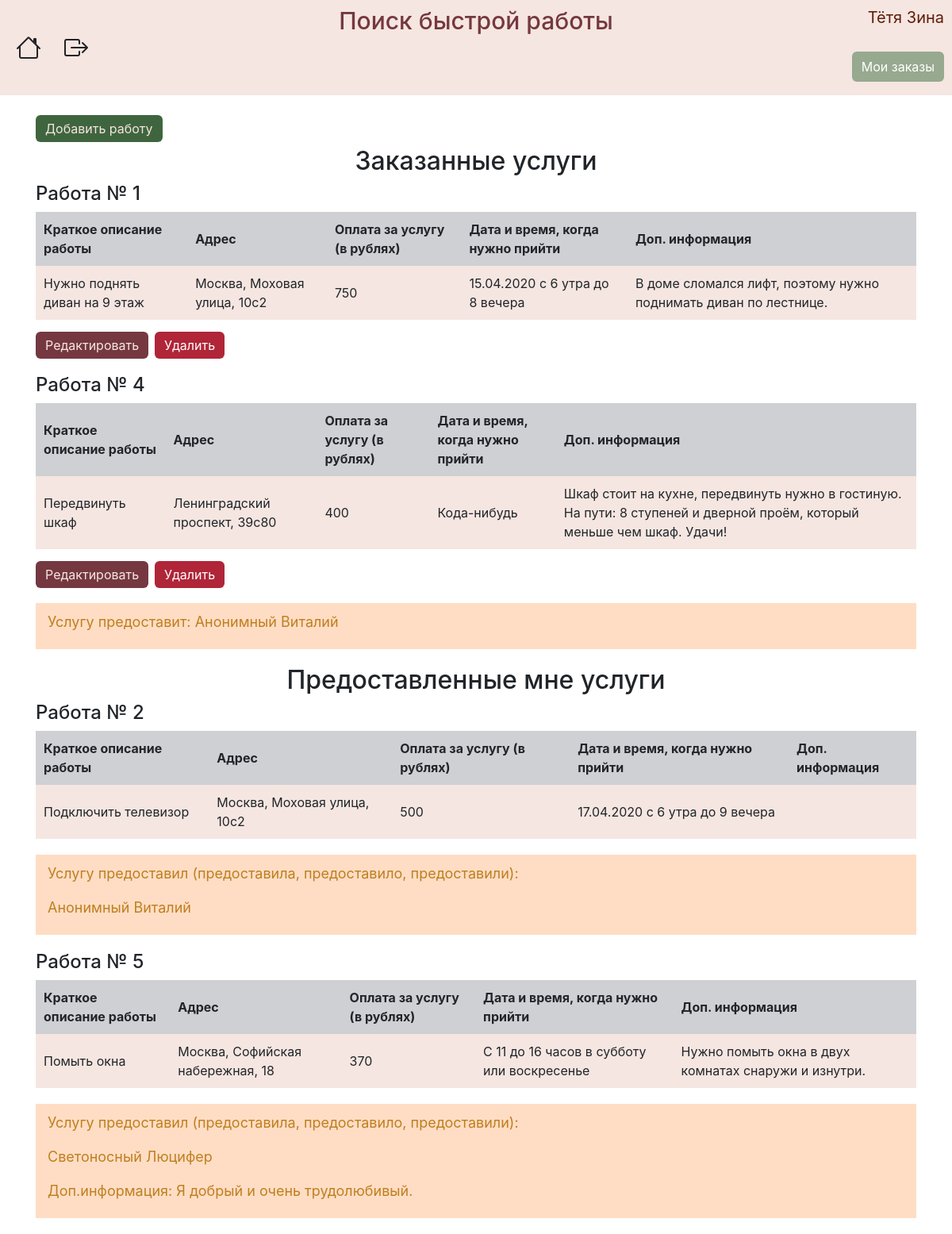
Page /myjobs (signed in) on the earlier database version.
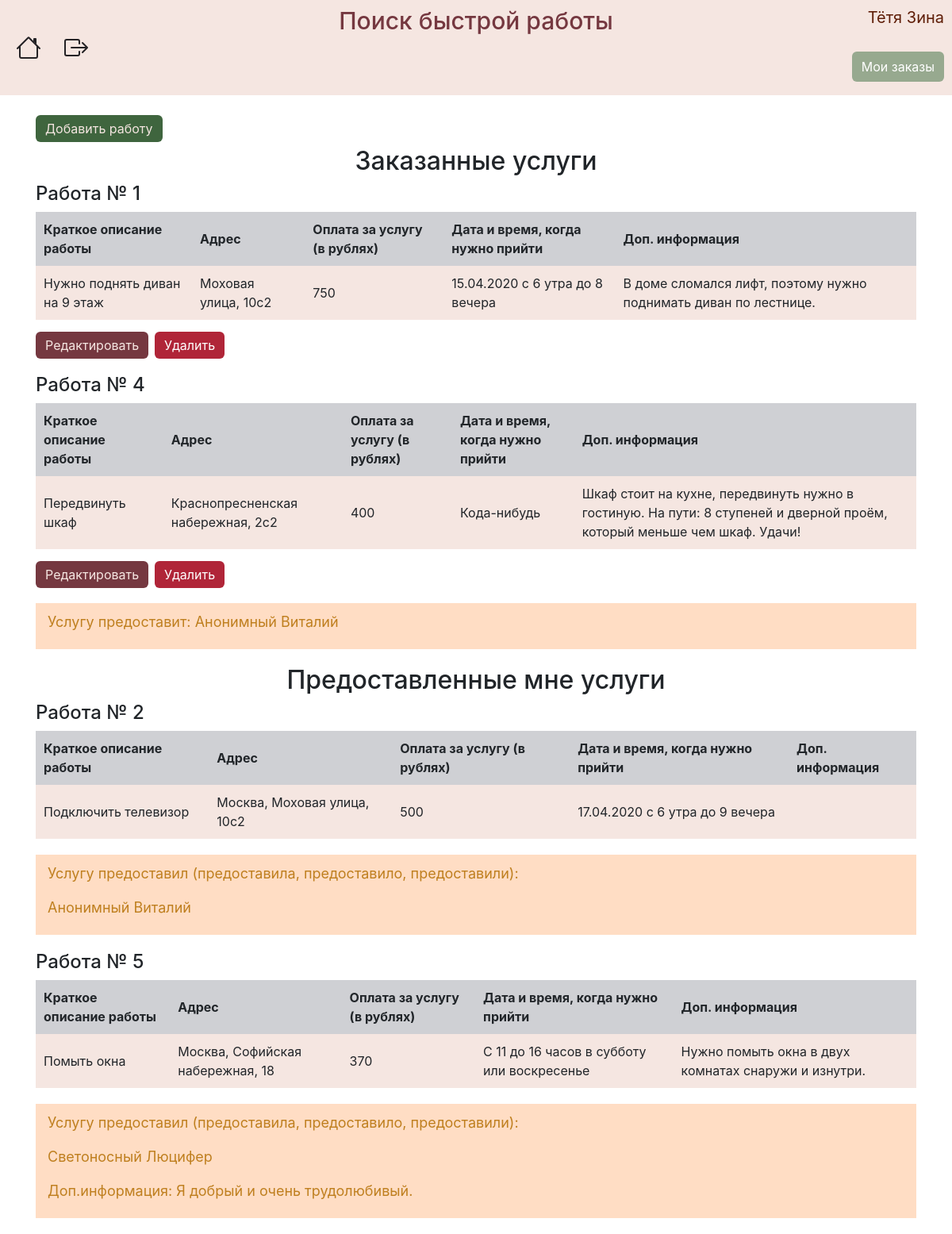
Same page on the later database version.
### data/users.py (models this page shows, shortened)
class User(SqlAlchemyBase, UserMixin):
    __tablename__ = 'users'
    id = sqlalchemy.Column(sqlalchemy.Integer, primary_key=True, autoincrement=True)
    surname = sqlalchemy.Column(sqlalchemy.String, nullable=True)
    name = sqlalchemy.Column(sqlalchemy.String, nullable=True)
    employment = sqlalchemy.Column(sqlalchemy.String, nullable=True)
    email = sqlalchemy.Column(sqlalchemy.String, index=True, unique=True, nullable=True)
    hashed_password = sqlalchemy.Column(sqlalchemy.String, nullable=True)
    info = sqlalchemy.Column(sqlalchemy.String, nullable=True)
    job = orm.relation("Jobs", back_populates='user')

### data/jobs.py (models this page shows)
class Jobs(SqlAlchemyBase):
    __tablename__ = 'jobs'
    id = sqlalchemy.Column(sqlalchemy.Integer,
                           primary_key=True, autoincrement=True)
    employer = sqlalchemy.Column(sqlalchemy.Integer, sqlalchemy.ForeignKey("users.id"))
    description = sqlalchemy.Column(sqlalchemy.String)
    salary = sqlalchemy.Column(sqlalchemy.Integer)
    address = sqlalchemy.Column(sqlalchemy.String)
    info = sqlalchemy.Column(sqlalchemy.String, nullable=True)
    date = sqlalchemy.Column(sqlalchemy.String)
    coords = sqlalchemy.Column(sqlalchemy.String)
    is_finished = sqlalchemy.Column(sqlalchemy.Boolean, default=False)
    employee = sqlalchemy.Column(sqlalchemy.Integer, default=0)
    user = orm.relation('User')

### data/jobs_api.py (the view)
@blueprint.route("/myjobs")
def myjobs():
    session = db_session.create_session()
    jobs = session.query(Jobs).filter(Jobs.employer == current_user.id, Jobs.is_finished == False).all()
    sp = session.query(User).all()
    users = {}
    for user in sp:
        users[user.id] = user
    jobs_done = session.query(Jobs).filter(Jobs.employer == current_user.id, Jobs.is_finished == True).all()
    return render_template("my_jobs.html", jobs=jobs, users=users, jobs_done=jobs_done)

### data/db_session.py (called while the page is built)
def create_session() -> Session:
    global __factory
    return __factory()

### main.py (called while the page is built)
def main():
    db_session.global_init("db/jobs.db")
    @login_manager.user_loader
    def load_user(user_id):
        session = db_session.create_session()
        return session.query(User).get(user_id)
    app.register_blueprint(jobs_api.blueprint)
    app.register_blueprint(user_api.blueprint)
    @app.errorhandler(404)
    def not_found(error):
        return make_response(jsonify({'error': 'Not found'}), 404)
    app.run()

### templates/my_jobs.html (shortened to what this page needs)
{% extends "base.html" %}
{% block content %}
{% if current_user.is_authenticated and current_user.employment == 'Работодатель' %}
<div class="add-job-btn"><a href="addjob">Добавить работу</a></div>
<h2 align="center">Заказанные услуги</h2>
{% for item in jobs%}
<h4>Работа № {{ item.id }}</h4>
<table class="myjobs-table">
    <tr>
        <th>Краткое описание работы</th>
        <th>Адрес</th>
        <th>Оплата за услугу (в рублях)</th>
        <th>Дата и время, когда нужно прийти</th>
        <th>Доп. информация</th>
    </tr>
    <tr>
        <td>{{ item.description }}</td>
        <td>{{ item.address }}</td>
        <td>{{ item.salary }}</td>
        <td>{{ item.date }}</td>
        <td>{{ item.info }}</td>
    </tr>
</table>
<div class="edit-job-btn"><a href="/addjob/{{ item.id }}">Редактировать</a></div>
<div class="delete-job-btn"><a href="/job_delete/{{ item.id }}">Удалить</a></div>
{% if item.employee != 0 %}
<div class="myjobs-employee">
    <p>Услугу предоставит: {{ users[item.employee].surname }} {{ users[item.employee].name}}</p>
</div>
{% endif %}
{% endfor %}
<h2 align="center">Предоставленные мне услуги</h2>
{% for item in jobs_done %}
<h4>Работа № {{ item.id }}</h4>
<table class="myjobs-table">
    <tr>
        <th>Краткое описание работы</th>
        <th>Адрес</th>
        <th>Оплата за услугу (в рублях)</th>
        <th>Дата и время, когда нужно прийти</th>
        <th>Доп. информация</th>
    </tr>
    <tr>
        <td>{{ item.description }}</td>
        <td>{{ item.address }}</td>
        <td>{{ item.salary }}</td>
        <td>{{ item.date }}</td>
        <td>{{ item.info }}</td>
    </tr>
</table>
{% if item.employee != 0 %}
<div class="myjobs-employee">
    <p>Услугу предоставил (предоставила, предоставило, предоставили):</p>
    <p>{{ users[item.employee].surname }} {{ users[item.employee].name}}</p>
    {% if users[item.employee].info != '' %}
    <p>Доп.информация: {{ users[item.employee].info }}</p>
    {% endif %}
</div>
{% endif %}
{% endfor %}
{% endif %}
{% endblock %}

### templates/base.html (shortened to what this page needs)
<!doctype html>
<html lang="en">
<head>
    <link rel="stylesheet" type="text/css" href="/static/css/style.css"/>
    <link rel="stylesheet"
          href="https://stackpath.bootstrapcdn.com/bootstrap/4.4.1/css/bootstrap.min.css"
>
</head>
<body>
<div class="menu">
    <nav class="navbar">
        <a class="home" href="/">
        </a>
        {% if current_user.is_authenticated %}
        <a class="exit" href="/logout">
        </a>
        {% if current_user.is_authenticated and current_user.employment == 'Работодатель' %}
        <div class="my_orders">
            <a href="/myjobs">Мои заказы</a>
        </div>
        {% endif %}
        {% else %}
        <p>
        <div class="register"><a href="/register">Зарегистрироваться</a></div>
        <div class="login"><a href="/login">Войти</a></div>
        </p>
        {% endif %}
        <h2 class="title">
            Поиск быстрой работы
        </h2>
        <p class="username">{{ current_user.surname }} {{ current_user.name }}</p>
    </nav>
</div>
<main role="main" class="container">
    {% block content %}{% endblock %}
</main>
</body>
</html>

### static/css/style.css (style rules this page uses)
.menu { background: #f5e6e1; height: 120px; }
.home { position: absolute; left: 20px; margin-top: 60px; color: #242225; }
.exit { position: absolute; left: 80px; margin-top: 60px; color: #242225; }
.my_orders a { position: absolute; right: 10px; margin-top: 35px; background-color: #97a98f; color: #fff; border-radius: 6px; padding: 7px 12px 7px 12px; }
.username { position: absolute; font-size: 20px; right: 10px; color: #5f1e08; }
.title { font-size: 30px; margin-left: auto; margin-right: auto; color: #753840; }
.edit-job-btn a { background-color: #753840; border: none; color: #f5e6e1; border-radius: 6px; padding: 7px 12px 7px 12px; }
.delete-job-btn a { position: relative; left: 150px; top: -24px; background-color: #b02538; border: none; color: #fff; border-radius: 6px; padding: 7px 12px 7px 12px; }
.myjobs-employee { font-size: 18px; background-color: #ffddc4; color: #bf7f1f; padding: 10px 15px 5px 15px; margin-bottom: 20px; }
.myjobs-table tr th { background-color: #cfd0d4; padding: 10px; }
.myjobs-table tr td { background-color: #f5e6e1; padding: 10px; }
.myjobs-table { margin-bottom: 20px; }
.add-job-btn { margin: 30px 0 10px 0; }
.add-job-btn a { background-color: #3f653e; border: none; color: #f5e6e1; border-radius: 6px; padding: 7px 12px 7px 12px; }

Differences in the rows shown:
changed Jobs "Нужно поднять диван на 9 этаж": address "Москва, Моховая улица, 10с2" → "Моховая улица, 10с2"
changed Jobs "Передвинуть шкаф": address "Ленинградский проспект, 39с80" → "Краснопресненская набережная, 2с2"
